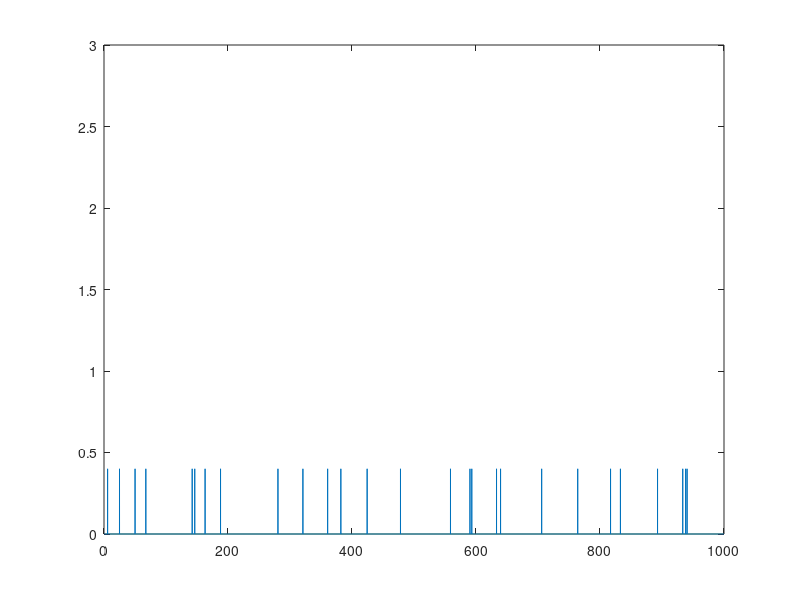

MATLAB code for this plot:
function [spikeTrainRaw, spikeTrain1Sec, countTotal, count1sec, epsp, gsyn] = rand_spike_train();

global DT dt

DT = 10000; %[ms]

% bins, in seconds
dt = 0.05;        % [ms]
bins_per_sec = 1000 * (1/dt); 

% make random spike train
spikeTrainRaw   =  rand((bins_per_sec * (DT/1000) + 1),1); % random numbers between 0 and 1

spikeFreq       =  20; %[Hz]

% probability of getting spike in time bin 0.05ms
prob = (spikeFreq / 1000) * dt;                                                
spikeTrainRaw   =  double(spikeTrainRaw < prob); %threshold

% plot total
%figure;plot(spikeTrainRaw);

% plot 1st second
spikeTrain1Sec  =  spikeTrainRaw(1:bins_per_sec);                
%figure;plot(spikeTrain1Sec) 

% count spikes
countTotal      =  length(spikeTrainRaw(spikeTrainRaw==1))  ;
count1sec       =  length(spikeTrain1Sec(spikeTrain1Sec==1));


%% parameters for epsc 
tau = 10;                   %[ms]
epsc_amp = 0.4;             %[nA]
epsc_duration = 2;         %[ms]
wave_length = (epsc_duration/1000)/dt; % defines length of the epsp in terms of number of 'dt' timesteps
t = 0:wave_length;          %[ms]
epsp = epsc_amp*exp(-t/tau);% exponential decay function

gsyn = conv(spikeTrainRaw,epsp,'same'); % convolve spike train with epsp
plot((dt:dt:(bins_per_sec*dt)),gsyn(1:bins_per_sec))
ylim([0 3]);

end